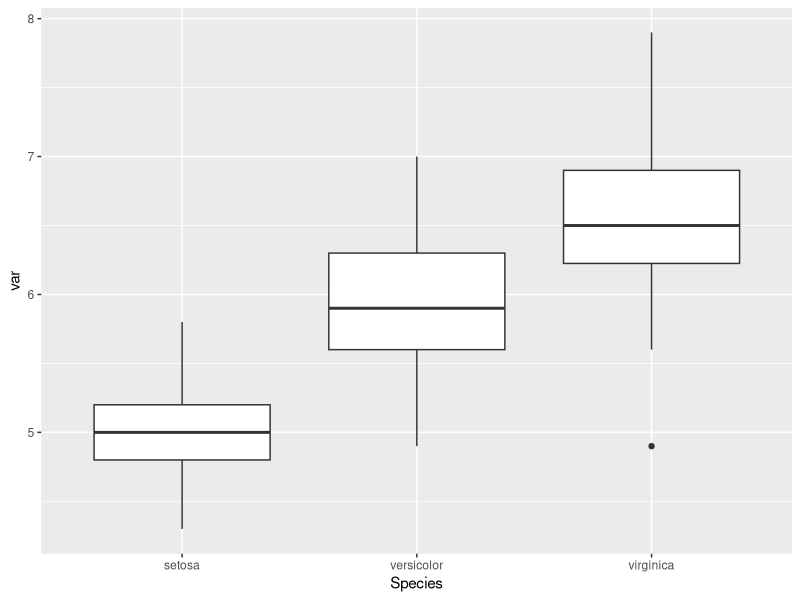
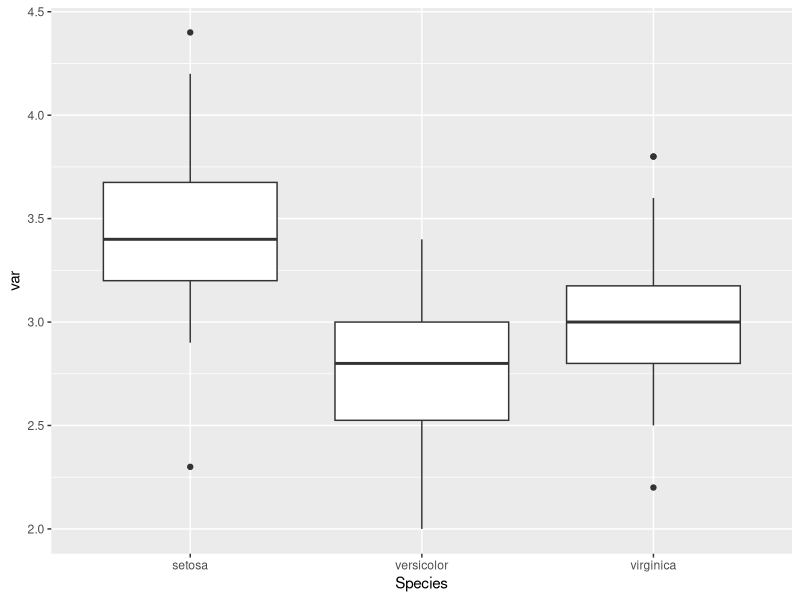
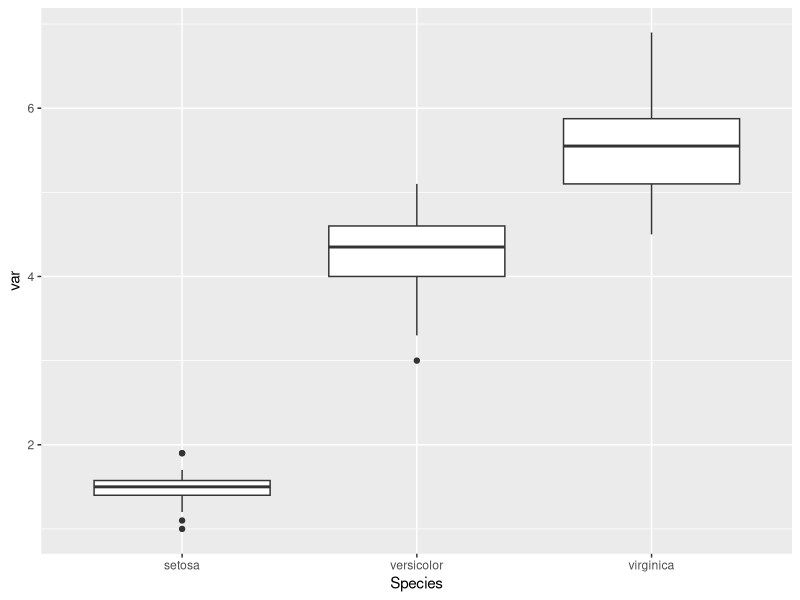
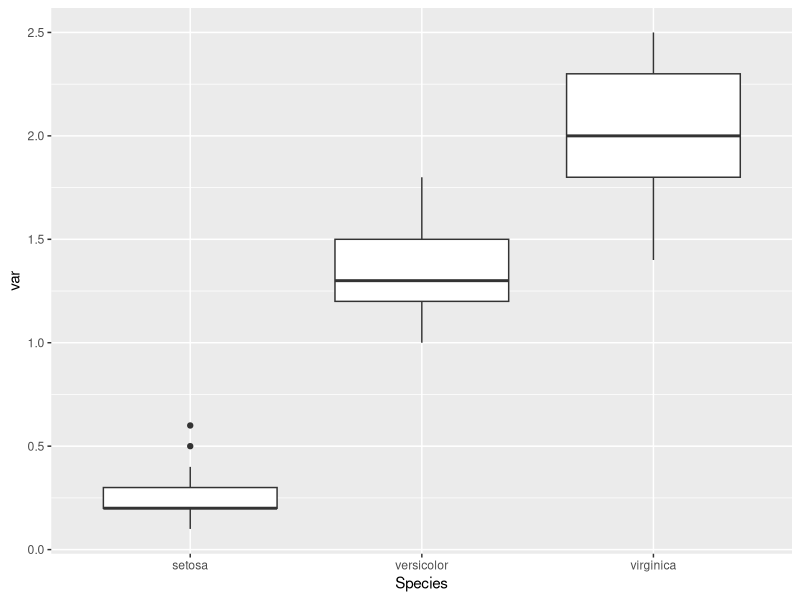
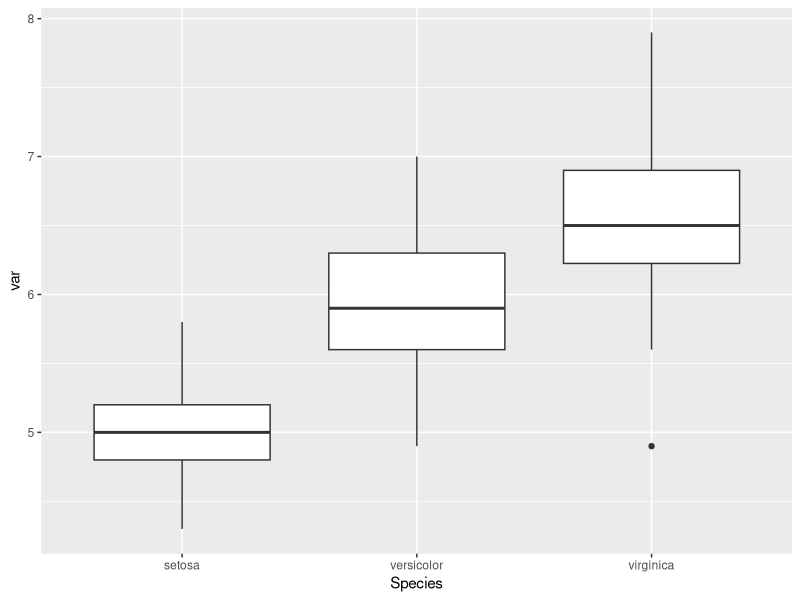
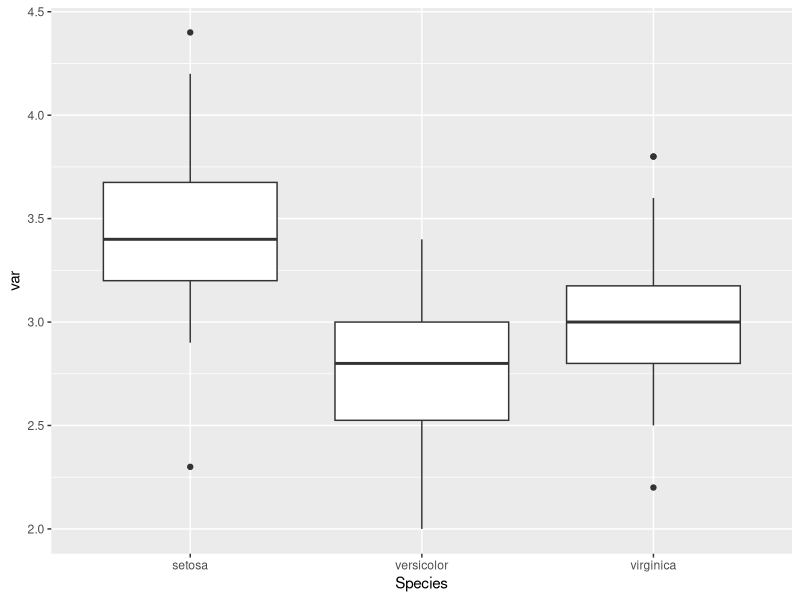
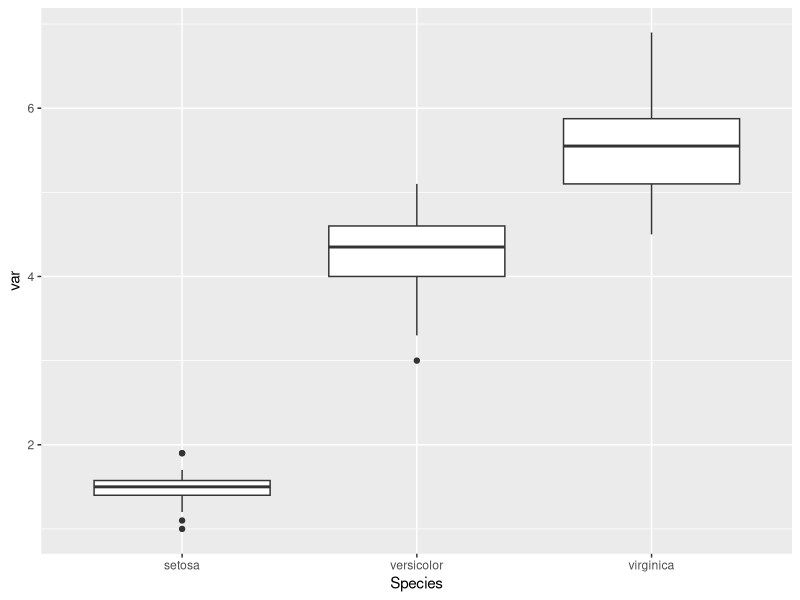
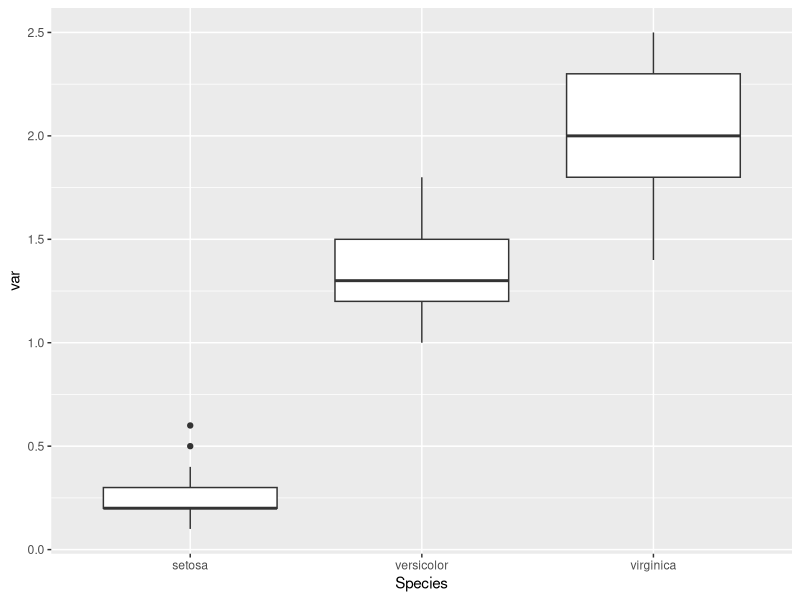

Generate these figures, in order, with R:
## ---- chunk 1
knitr::opts_chunk$set(
	echo = TRUE,
	fig.height = 15,
	fig.width = 14,
	message =TRUE,
	warning = TRUE,
	comment = "",
	results = "asis",
	supressMessage = FALSE
	)

library(tidyverse)

## ---- chunk 2
df <- iris
df[1,1]<-NA
Head<-head(df)
print(knitr::kable(Head))
## ---- chunk 3


for (i in 1:4){
  df$var<-df[,i]
  p<-ggplot(data = df, aes(x=Species, y=var))+geom_boxplot()
print(p)
ggsave(paste(colnames(df)[i],".jpg"))
}

